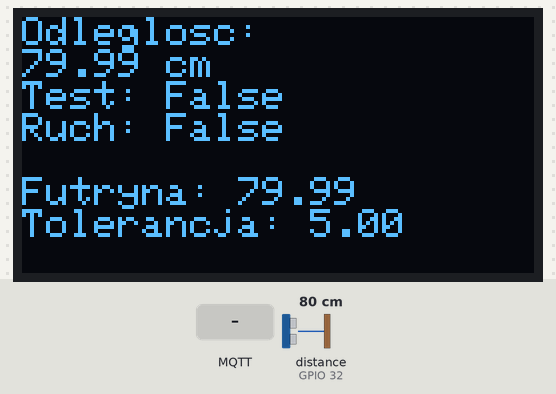
A program run on a simulated ESP32. Shown: 128×64 one-colour display. Wiring (inferred from the names in the program): ultrasonic range finder: trigger GPIO 33; echo GPIO 32. The inputs (shaded band) are chosen by the test bench; at power-on: distance to the obstacle (sensor on GPIO 32) 80 cm. The echo pulse lasts 58.3 µs per cm; WiFi joins after 1.5 s; servers stay silent unless stated; EEPROM starts erased; no MQTT or app messages arrive unless stated; what the program prints to the serial monitor is not drawn.

Above: at 2.8 s.
2.9 s: distance to the obstacle (sensor on GPIO 32) set to 2 cm
At 4.9 s:
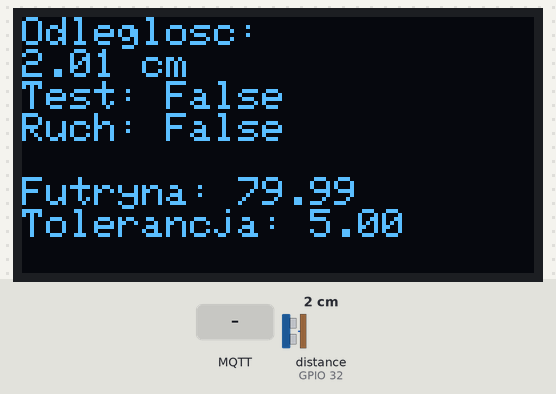
5.3 s: MQTT message "futryny/salon/" arrives on the first subscribed topic
At 6.6 s:
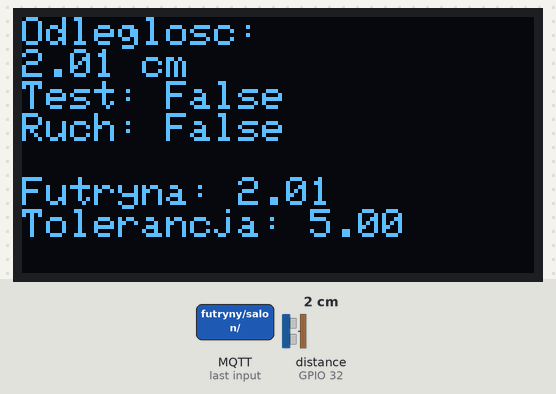
6.9 s: MQTT message "90" arrives on the first subscribed topic
At 8.1 s:
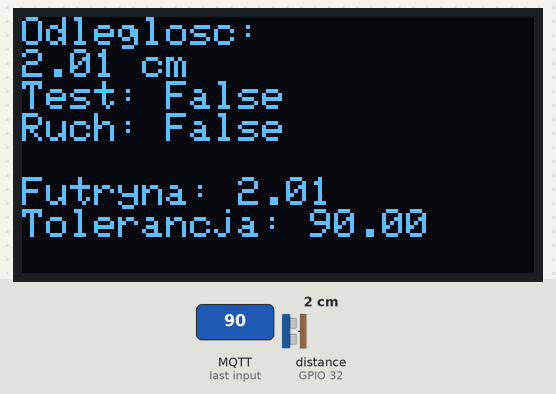
8.4 s: distance to the obstacle (sensor on GPIO 32) set to 4 cm
At 9.7 s:
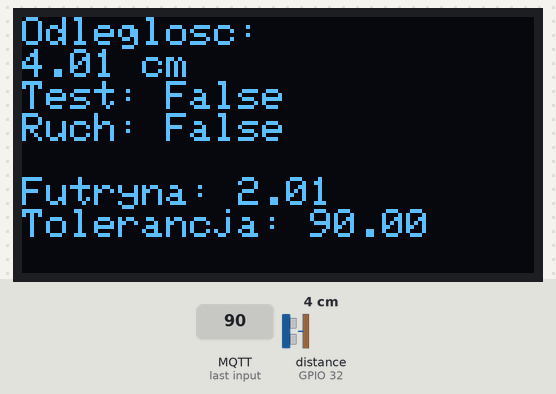
10.0 s: MQTT message "on" arrives on the first subscribed topic
At 10.4 s:
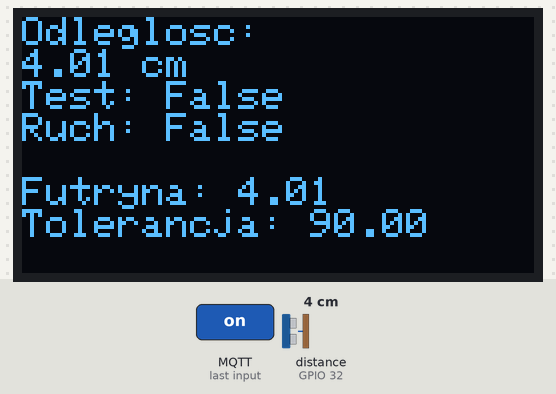
11.6 s: distance to the obstacle (sensor on GPIO 32) set to 9 cm
At 12.1 s:
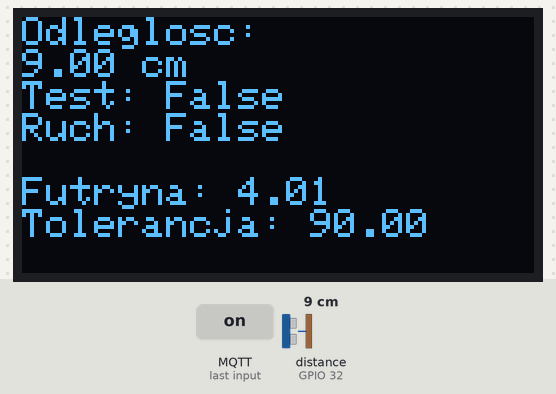
Timing chart, 0 to 14.2 s (numbered marks = the images above; inputs shaded):
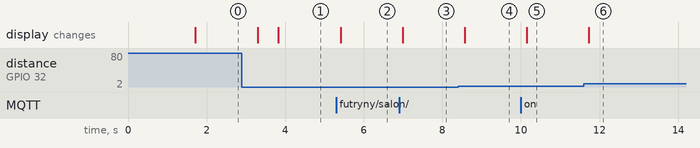

The program:

main.cpp
```cpp
#include <Arduino.h>
#include <Wire.h>
#include <Adafruit_GFX.h>
#include <Adafruit_SSD1306.h>
#include <WiFi.h>
#include <WiFiManager.h>
#include <Preferences.h>
#include <PubSubClient.h>
#include <ESPmDNS.h>

#define SCREEN_WIDTH 128
#define SCREEN_HEIGHT 64

Adafruit_SSD1306 display(SCREEN_WIDTH, SCREEN_HEIGHT, &Wire, -1);
Preferences preferences;

// Definicje pinów czujnika HC-SR04
#define TRIG_PIN 33
#define ECHO_PIN 32

// Ustawienia dla trybu Access Point (nazwa i hasło portalu konfiguracji)
const char* apName = "Salon_czujnik_futryna";
const char* apPassword = "12345678";

bool test = false;
bool ktosPrzeszedl = false;

float futryna_dystans = 0;
float tolerancja = 5;

// Obiekty MQTT
WiFiClient espClient;
PubSubClient mqttClient(espClient);

void mqttCallback(char* topic, byte* payload, unsigned int length) {
  Serial.print("Message arrived [");
  Serial.print(topic);
  Serial.print("] ");
  String message;
  for (unsigned int i = 0; i < length; i++) {
    message += (char)payload[i];
  }
  Serial.println(message);

  // Jeśli wiadomość pochodzi z topicu "futryny/przedpokoj/"
  if (strcmp(topic, "futryny/salon/") == 0) {
    futryna_dystans = 0;
    float newTolerance = message.toFloat();
    if(newTolerance > 0) { // Aktualizujemy tolerancję tylko, gdy wartość jest większa od 0
      tolerancja = newTolerance;
      Serial.print("Zmieniono tolerancje: ");
      Serial.println(tolerancja);
    }
  }
}

void reconnectMQTT() {
  // Próba ponownego połączenia, dopóki nie uda się połączyć
  while (!mqttClient.connected()) {
    Serial.print("Attempting MQTT connection...");
    if (mqttClient.connect("ESP32Client")) {
      Serial.println(" connected");
      // Subskrybujemy topic "futryny/salon/"
      mqttClient.subscribe("futryny/salon/");
    } else {
      Serial.print(" failed, rc=");
      Serial.print(mqttClient.state());
      Serial.println(" try again in 5 seconds");
      delay(5000);
    }
  }
}

void setup() {
  Serial.begin(9600);
  Serial.println();
  Serial.println("=== Start OLED i czujnika HC-SR04 ===");

  // Ustawienie pinów I2C (SDA=GPIO21, SCL=GPIO22)
  Wire.begin(21, 22);

  // Inicjalizacja OLED
  if (!display.begin(SSD1306_SWITCHCAPVCC, 0x3C)) {
    Serial.println("Błąd inicjalizacji OLED!");
    while(true) {}
  }

  display.clearDisplay();
  display.setTextSize(1);
  display.setTextColor(WHITE);

  preferences.begin("wifi", false);

  String storedSSID = preferences.getString("ssid", "");
  String storedPassword = preferences.getString("pass", "");

  WiFiManager wifiManager;

  if (storedSSID != "" && storedPassword != "") {
    Serial.println("Próba połączenia z zapisanymi danymi...");
    WiFi.begin(storedSSID.c_str(), storedPassword.c_str());
    if (WiFi.waitForConnectResult(15000) != WL_CONNECTED) {
      Serial.println("Nie udało się połączyć z zapisanymi danymi. Uruchamiam konfigurację...");
      if (!wifiManager.autoConnect(apName, apPassword)) {
        Serial.println("Nie udało się skonfigurować WiFi. Restartowanie...");
        delay(3000);
        ESP.restart();
      }
    }
  } else {
    if (!wifiManager.autoConnect(apName, apPassword)) {
      Serial.println("Nie udało się skonfigurować WiFi. Restartowanie...");
      delay(3000);
      ESP.restart();
    }
  }

  preferences.putString("ssid", WiFi.SSID());
  preferences.putString("password", WiFi.psk());

  Serial.println("Połączono z WiFi!");
  Serial.print("Adres IP: ");
  Serial.println(WiFi.localIP());

  preferences.end();

   // Wyszukiwanie brokera MQTT przy użyciu mDNS
   if (!MDNS.begin("esp32")) {
    Serial.println("Błąd inicjalizacji MDNS");
  }
  int n = MDNS.queryService("mqtt", "tcp");
  IPAddress brokerIP;
  if(n == 0) {
    Serial.println("Nie znaleziono brokera MQTT przez MDNS. Używam domyślnego adresu 192.168.1.150");
    brokerIP = IPAddress(192, 168, 1, 150);  // Zmień ten adres na odpowiedni fallback
  } else {
    brokerIP = MDNS.IP(0);
    Serial.print("Znaleziono brokera MQTT: ");
    Serial.println(brokerIP);
  }
  mqttClient.setServer(brokerIP, 1883);
  mqttClient.setCallback(mqttCallback);

  // Konfiguracja pinów czujnika HC-SR04
  pinMode(TRIG_PIN, OUTPUT);
  pinMode(ECHO_PIN, INPUT);
}

void loop() {
  if (!mqttClient.connected()) {
    reconnectMQTT();
  }
  mqttClient.loop();

  long duration;
  float distance;
  bool ruch = false;

  // Wygeneruj impuls na czujniku HC-SR04
  digitalWrite(TRIG_PIN, LOW);
  delayMicroseconds(2);
  digitalWrite(TRIG_PIN, HIGH);
  delayMicroseconds(10);
  digitalWrite(TRIG_PIN, LOW);

  // Odczyt impulsu z pinu ECHO
  duration = pulseIn(ECHO_PIN, HIGH);

  // Oblicz odległość w centymetrach:
  // 0.0343 [cm/us] to prędkość dźwięku (w powietrzu), dzielimy przez 2 bo impuls przebywa drogę tam i z powrotem.
  distance = (duration * 0.0343) / 2;

  if(futryna_dystans==0)
    futryna_dystans = distance;
  else if (abs(futryna_dystans - distance) > tolerancja && !ktosPrzeszedl)
  {
    ruch = true;
    ktosPrzeszedl = true;
    // Publikujemy informację "true" na topicu "/salon/futryna"
    // Uwaga: PubSubClient nie obsługuje QoS 2, więc wiadomość zostanie wysłana z domyślnym QoS (0 lub 1).
    if(mqttClient.publish("salon/futryna/", "true")) {
      Serial.println("Wysłano true do salon/futryna");
    } else {
      Serial.println("Błąd wysyłania wiadomości MQTT");
    }
  }
  else if (abs(futryna_dystans - distance) < tolerancja && ktosPrzeszedl)
    ktosPrzeszedl = false;
  // Aktualizacja wyświetlacza OLED
  display.clearDisplay();
  display.setCursor(0, 0);
  display.println("Odleglosc:");
  display.print(distance);
  display.println(" cm");
  display.print("Test: ");
  display.println(test ? "True" : "False");
  display.print("Ruch: ");
  display.println(ruch ? "True" : "False");
  display.println();
  display.print("Futryna: ");
  display.println(futryna_dystans);
  display.print("Tolerancja: ");
  display.println(tolerancja);
  display.display();

  // Wypisanie wyniku w monitorze szeregowym
  Serial.print("Odleglosc: ");
  Serial.print(distance);
  Serial.println(" cm");

  delay(500);  // Pauza przed kolejnym odczytem
}
```

Measured:
- after the input at 2.9 s, the display: first changes after 0.40 s (image 1 shows a later state)
- after the input at 5.3 s, the display: changes after 0.11 s (image 2)
- after the input at 6.9 s, the display: changes after 0.09 s (image 3)
- after the input at 8.4 s, the display: changes after 0.17 s (image 4)
- after the input at 10.0 s, the display: changes after 0.15 s (image 5)
- after the input at 11.6 s, the display: changes after 0.13 s (image 6)
